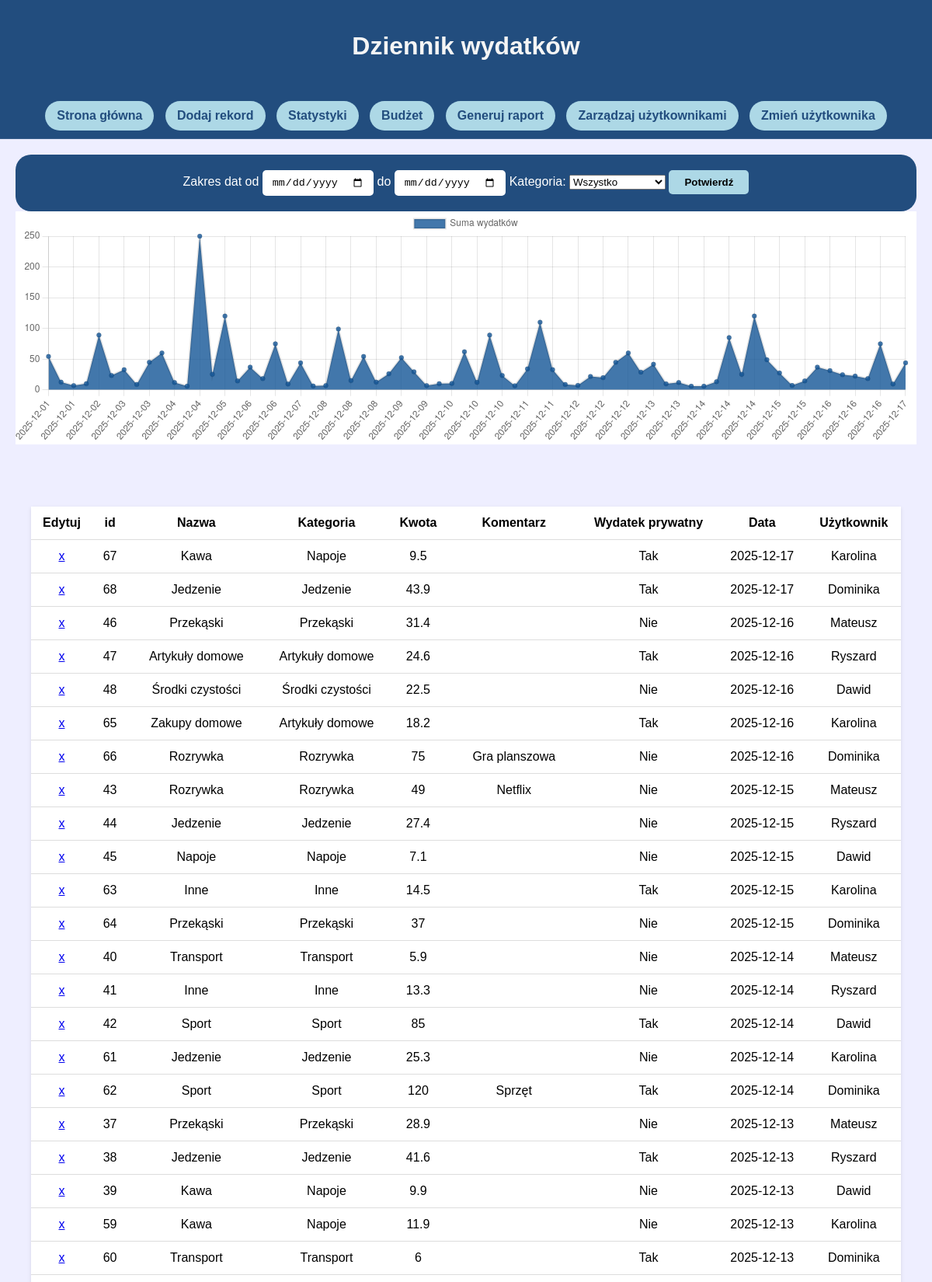
Page /stats (signed in, upper part) on the committed database.
### tables this page shows
CREATE TABLE expenses (
    id INTEGER PRIMARY KEY AUTOINCREMENT,
    name TEXT NOT NULL,
    category INTEGER NOT NULL,    -- odwołanie do categories.id
    amount NUMERIC NOT NULL,      -- precyzyjniej do pieniędzy niż REAL
    comment TEXT,
    privExpense INTEGER NOT NULL, -- 0 lub 1
    date TEXT NOT NULL, uid INTEGER DEFAULT 1,           -- YYYY-MM-DD
    FOREIGN KEY(category) REFERENCES categories(id)
);

CREATE TABLE categories (
    id INTEGER PRIMARY KEY,       -- automatycznie UNIQUE i NOT NULL
    name TEXT NOT NULL
);

CREATE TABLE users (
    id INTEGER PRIMARY KEY AUTOINCREMENT,
    username TEXT UNIQUE NOT NULL
);

### app.py (the view, shortened to what this page needs)
@app.route('/stats', methods=['GET', 'POST'])
def stats():
    if 'uid' not in session:
        return redirect('/login')
    conn = get_db_connection()
    categories = generateCategories()
    chartData = conn.execute('''SELECT amount, date FROM expenses
                                ORDER BY date''').fetchall()
    expenses = conn.execute('''SELECT e.id, e.name, c.name AS category, e.amount, e.comment, e.privExpense, e.date, u.username
                               FROM expenses e
                                JOIN categories c ON e.category = c.id  JOIN users u ON e.uid = u.id
                               ORDER BY e.date DESC''').fetchall()
    conn.close()
    labels = [row["date"] for row in chartData]
    values = [row["amount"] for row in chartData]
    return render_template('stats.html', labels=labels, values=values, expenses = expenses, categories = categories, user=userName())

### app.py (called while the page is built)
def get_db_connection():
    conn = sqlite3.connect('database.db')
    conn.row_factory = sqlite3.Row
    return conn

def generateCategories():
    conn = get_db_connection()
    categories = conn.execute('''SELECT id, name FROM categories''').fetchall()
    conn.close()
    if categories:
        categories.append(categories.pop(0))
    return categories

def userName():
    if 'uid' not in session:
        return "Nie zalogowano"
    conn = get_db_connection()
    name = conn.execute('''SELECT username FROM users WHERE id = ?''', (session['uid'],)).fetchone()
    conn.close()
    if name is None:
        return "Nie zalogowano"
    return name[0]

### templates/stats.html (shortened to what this page needs)
<!DOCTYPE html>
<html lang="pl">
<head>
    <link rel="stylesheet" href="{{ url_for('static', filename='css/style.css') }}">
</head>
<body>
    <div class="wrapper">
        <header>
            <h1>Dziennik wydatków</h1>
        </header>
        <nav>
            <a href="{{ url_for('index')}}" class="navButton">Strona główna</a>
            <a href="{{ url_for('add')}}" class="navButton">Dodaj rekord</a>
            <a href="{{ url_for('stats')}}" class="navButton">Statystyki</a>
            <a href="{{ url_for('budget')}}" class="navButton">Budżet</a>
            <a href="{{ url_for('report')}}" class="navButton">Generuj raport</a>
            <a href="{{ url_for('manageUsers')}}" class="navButton">Zarządzaj użytkownikami</a>
            <a href="{{ url_for('login')}}" class="navButton">Zmień użytkownika</a>
        </nav>
        <main>
            <div class="dataInput">
                <form action="" method="POST">
                    Zakres dat od
                    <input type="date" name="firstDate"> do
                    <input type="date" name="secondDate">
                    Kategoria:
                    <select name="category" id="category">
                        <option value="every">Wszystko</option>
                    </select>
                    <input type="submit" value="Potwierdź">
                </form>
            </div>
            <div class="chart">
                <canvas id="myChart"></canvas>
                <script>
                    const labels = {{ labels|tojson }};
                    const values = {{ values|tojson }};
                    const ctx = document.getElementById("myChart").getContext("2d");
                    new Chart(ctx, {
                        type: "line",
                        data: {
                            labels: labels,
                            datasets: [{
                                label: "Suma wydatków",
                                data: values,
                                fill: true,
                                backgroundColor: "rgba(19, 86, 151, 0.8)",
                                // lineTension: 0.5
                            }]
                        },
                        options: {
                            responsive: true,
                            maintainAspectRatio: false,
                            plugins: {
                                legend: { display: true }
                            }
                        }
                    });
                </script>
            </div>
        </main>
        <section>
            <table>
                <thead>
                    <tr>
                        <th>Edytuj</th>
                        <th>id</th>
                        <th>Nazwa</th>
                        <th>Kategoria</th>
                        <th>Kwota</th>
                        <th>Komentarz</th>
                        <th>Wydatek prywatny</th>
                        <th>Data</th>
                        <th>Użytkownik</th>
                    </tr>
                </thead>
                <tbody>
                    {% for expense in expenses %}
                    <tr>
                        <td><a href="{{ url_for('edit', id=expense.id) }}">x</a></td>
                        <td>{{ expense.id }}</td>
                        <td>{{ expense.name }}</td>
                        <td>{{ expense.category }}</td>
                        <td>{{ expense.amount }}</td>
                        <td>{{ expense.comment }}</td>
                        <td>{{ "Tak" if expense.privExpense == 1 else "Nie" }}</td>
                        <td>{{ expense.date }}</td>
                        <td>{{ expense.username }}</td>
                    </tr>
                    {% endfor %}
                </tbody>
            </table>
        </section>
    </div>
</body>
</html>

### static/css/style.css (style rules this page uses)
html, body { margin: 0; padding: 0; width: 100%; height: 100%; font-family: Arial, Helvetica, sans-serif; background-color: #eef; }
.wrapper { width: 100%; min-height: 100vh; display: flex; flex-direction: column; background-color: #eef; box-shadow: none; border-radius: 0; }
header { padding: 20px 0; background-color: rgb(34, 77, 126); text-align: center; color: whitesmoke; }
nav { padding: 10px 0; background-color: rgb(34, 77, 126); text-align: center; border-bottom: 1px solid rgba(255,255,255,0.1); }
.navButton { background-color: lightblue; padding: 10px 15px; margin-inline: 5px; border-radius: 20px; text-decoration: none; color: rgb(34, 77, 126); font-weight: bold; display: inline-block; }
main { flex: 1; display: flex; flex-direction: column; background-color: #eef; padding: 20px; }
.chart { flex-grow: 1; max-height: 300px; display: flex; flex-direction: column; background-color: white; margin-bottom: 20px; }
#myChart { width: 100%; max-height: 100%; }
.dataInput { padding: 20px; background-color: rgb(34, 77, 126); display: flex; flex-direction: row; gap: 10px; justify-content: center; align-items: center; color: white; flex-wrap: wrap; border-radius: 20px; }
.dataInput input { background-color: #fff; border: none; padding: 8px 12px; border-radius: 5px; }
.dataInput input[type=submit] { background-color: lightblue; cursor: pointer; font-weight: bold; padding: 8px 20px; }
section { padding: 40px; display: flex; flex-direction: column; justify-content: center; align-items: center; background-color: #eef; }
table { width: 100%; max-width: 1200px; margin: 0 auto; text-align: center; border-collapse: collapse; background-color: white; box-shadow: 0 2px 5px rgba(0,0,0,0.1); }
td, th { padding: 12px; border-bottom: 1px solid #ddd; }

### rows in the picture
expenses: id "67", name "Kawa", category "Napoje", amount "9.5", privExpense "Tak", date "2025-12-17", username "Karolina"
expenses: id "68", name "Jedzenie", category "Jedzenie", amount "43.9", privExpense "Tak", date "2025-12-17", username "Dominika"
expenses: id "46", name "Przekąski", category "Przekąski", amount "31.4", privExpense "Nie", date "2025-12-16", username "Mateusz"
expenses: id "47", name "Artykuły domowe", category "Artykuły domowe", amount "24.6", privExpense "Tak", date "2025-12-16", username "Ryszard"
expenses: id "48", name "Środki czystości", category "Środki czystości", amount "22.5", privExpense "Nie", date "2025-12-16", username "Dawid"
expenses: id "65", name "Zakupy domowe", category "Artykuły domowe", amount "18.2", privExpense "Tak", date "2025-12-16", username "Karolina"
expenses: id "66", name "Rozrywka", category "Rozrywka", amount "75", comment "Gra planszowa", privExpense "Nie", date "2025-12-16", username "Dominika"
expenses: id "43", name "Rozrywka", category "Rozrywka", amount "49", comment "Netflix", privExpense "Nie", date "2025-12-15", username "Mateusz"
expenses: id "44", name "Jedzenie", category "Jedzenie", amount "27.4", privExpense "Nie", date "2025-12-15", username "Ryszard"
expenses: id "45", name "Napoje", category "Napoje", amount "7.1", privExpense "Nie", date "2025-12-15", username "Dawid"
expenses: id "63", name "Inne", category "Inne", amount "14.5", privExpense "Tak", date "2025-12-15", username "Karolina"
expenses: id "64", name "Przekąski", category "Przekąski", amount "37", privExpense "Nie", date "2025-12-15", username "Dominika"
expenses: id "40", name "Transport", category "Transport", amount "5.9", privExpense "Nie", date "2025-12-14", username "Mateusz"
expenses: id "41", name "Inne", category "Inne", amount "13.3", privExpense "Nie", date "2025-12-14", username "Ryszard"
expenses: id "42", name "Sport", category "Sport", amount "85", privExpense "Tak", date "2025-12-14", username "Dawid"
expenses: id "61", name "Jedzenie", category "Jedzenie", amount "25.3", privExpense "Nie", date "2025-12-14", username "Karolina"
expenses: id "62", name "Sport", category "Sport", amount "120", comment "Sprzęt", privExpense "Tak", date "2025-12-14", username "Dominika"
expenses: id "37", name "Przekąski", category "Przekąski", amount "28.9", privExpense "Nie", date "2025-12-13", username "Mateusz"
expenses: id "38", name "Jedzenie", category "Jedzenie", amount "41.6", privExpense "Tak", date "2025-12-13", username "Ryszard"
expenses: id "39", name "Kawa", category "Napoje", amount "9.9", privExpense "Nie", date "2025-12-13", username "Dawid"
expenses: id "59", name "Kawa", category "Napoje", amount "11.9", privExpense "Nie", date "2025-12-13", username "Karolina"
expenses: id "60", name "Transport", category "Transport", amount "6", privExpense "Tak", date "2025-12-13", username "Dominika"
